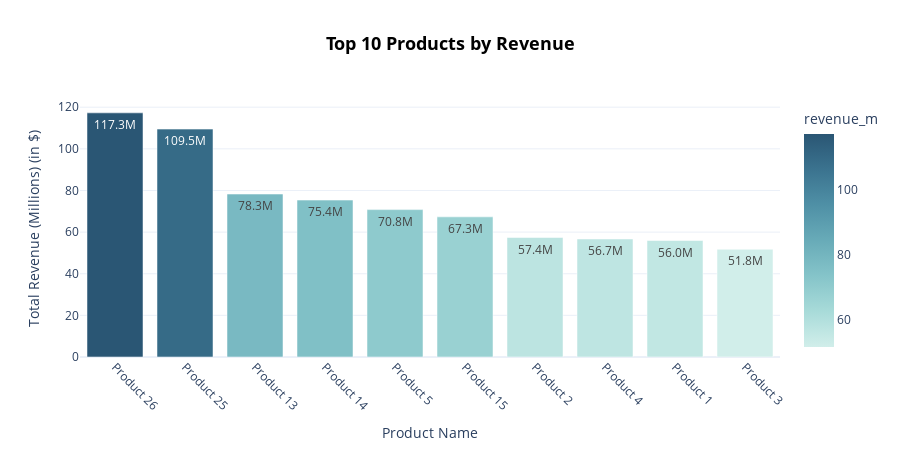

The code cell stored with this chart in its notebook:
### Markdown cell above
### **Revenue by Product Name (Bar Chart)**

### Code cell
top_10_products = (
                    df.groupby('product_name')['revenue']
                    .sum()
                    .sort_values(ascending=False)
                    .head(10)
                    .reset_index()
                  )

top_10_products['revenue_m'] = top_10_products['revenue'] / 1e6

fig = px.bar(
    top_10_products,
    x='product_name',
    y='revenue_m',
    title="<b>Top 10 Products by Revenue</b>",
    text=top_10_products['revenue_m'].round(1).astype(str) + "M",  
    color='revenue_m',
    color_continuous_scale='teal'  
)

fig.update_layout(
    title_x=0.5,
    title_font=dict(color='black', size=18),
    xaxis_title="Product Name",
    yaxis_title="Total Revenue (Millions) (in $)",
    template="plotly_white",
    autosize=True,
    height=450
)

fig.update_xaxes(tickangle=45)

fig.show()

### Figure 1 — Plotly figure (JSON) as saved in the notebook; plotly's stock layout.template omitted (floating-point values rounded to 4 significant figures)
{"data": [{"alignmentgroup": "True", "hovertemplate": "product_name=%{x}<br>revenue_m=%{marker.color}<br>text=%{text}<extra></extra>", "legendgroup": "", "marker": {"color": [117.3, 109.5, 78.28, 75.39, 70.8, 67.33, 57.4, 56.7, 55.95, 51.76], "coloraxis": "coloraxis", "pattern": {"shape": ""}}, "name": "", "offsetgroup": "", "orientation": "v", "showlegend": false, "text": ["117.3M", "109.5M", "78.3M", "75.4M", "70.8M", "67.3M", "57.4M", "56.7M", "56.0M", "51.8M"], "textposition": "auto", "type": "bar", "x": ["Product 26", "Product 25", "Product 13", "Product 14", "Product 5", "Product 15", "Product 2", "Product 4", "Product 1", "Product 3"], "xaxis": "x", "y": [117.3, 109.5, 78.28, 75.39, 70.8, 67.33, 57.4, 56.7, 55.95, 51.76], "yaxis": "y"}], "layout": {"autosize": true, "barmode": "relative", "coloraxis": {"colorbar": {"title": {"text": "revenue_m"}}, "colorscale": [[0, "rgb(209, 238, 234)"], [0.1667, "rgb(168, 219, 217)"], [0.3333, "rgb(133, 196, 201)"], [0.5, "rgb(104, 171, 184)"], [0.6667, "rgb(79, 144, 166)"], [0.8333, "rgb(59, 115, 143)"], [1, "rgb(42, 86, 116)"]]}, "height": 450, "legend": {"tracegroupgap": 0}, "title": {"font": {"color": "black", "size": 18}, "text": "<b>Top 10 Products by Revenue</b>", "x": 0.5}, "xaxis": {"anchor": "y", "domain": [0, 1], "tickangle": 45, "title": {"text": "Product Name"}}, "yaxis": {"anchor": "x", "domain": [0, 1], "title": {"text": "Total Revenue (Millions) (in $)"}}}}
